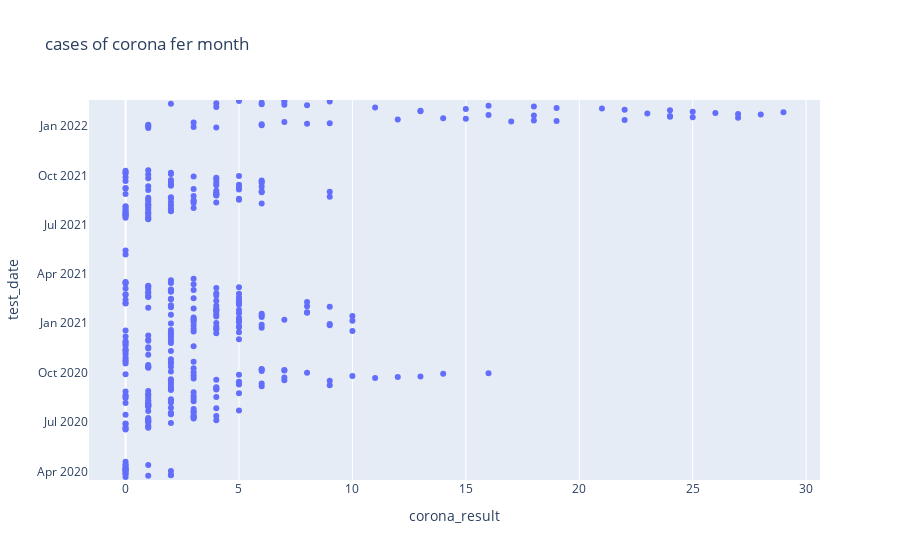

Notebook cell for this chart:
### Code cell
# vizualition number of cases of corona fer month 2020-2022
import plotly.express as px
fig = px.box(df_sum, y=df_sum.index, x="corona_result", points="all", title = "cases of corona fer month")
fig.show()

### Figure 1 — Plotly figure (JSON) as saved in the notebook; plotly's stock layout.template omitted (floating-point values rounded to 4 significant figures; data arrays with more than 128 entries replaced by an {"elided": "..."} marker saying what was removed)
{"data": [{"alignmentgroup": "True", "boxpoints": "all", "hovertemplate": "corona_result=%{x}<br>test_date=%{y}<extra></extra>", "legendgroup": "", "marker": {"color": "#636efa"}, "name": "", "notched": false, "offsetgroup": "", "orientation": "h", "showlegend": false, "type": "box", "x": {"elided": "382 int values"}, "x0": " ", "xaxis": "x", "y": {"elided": "382 str values"}, "y0": " ", "yaxis": "y"}], "layout": {"boxmode": "group", "legend": {"tracegroupgap": 0}, "title": {"text": "cases of corona fer month"}, "xaxis": {"anchor": "y", "domain": [0, 1], "title": {"text": "corona_result"}}, "yaxis": {"anchor": "x", "domain": [0, 1], "title": {"text": "test_date"}}}}
